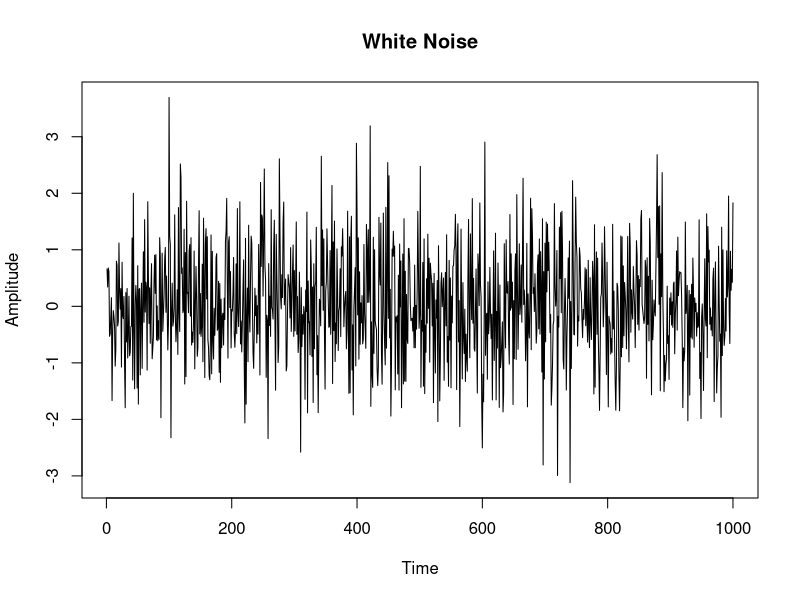

Write R code to recreate this figure.
# Generate white noise
white_noise <- rnorm(n = 1000, mean = 0, sd = 1)

# Plot the white noise
plot(white_noise, type = "l", main = "White Noise", xlab = "Time", ylab = "Amplitude")
